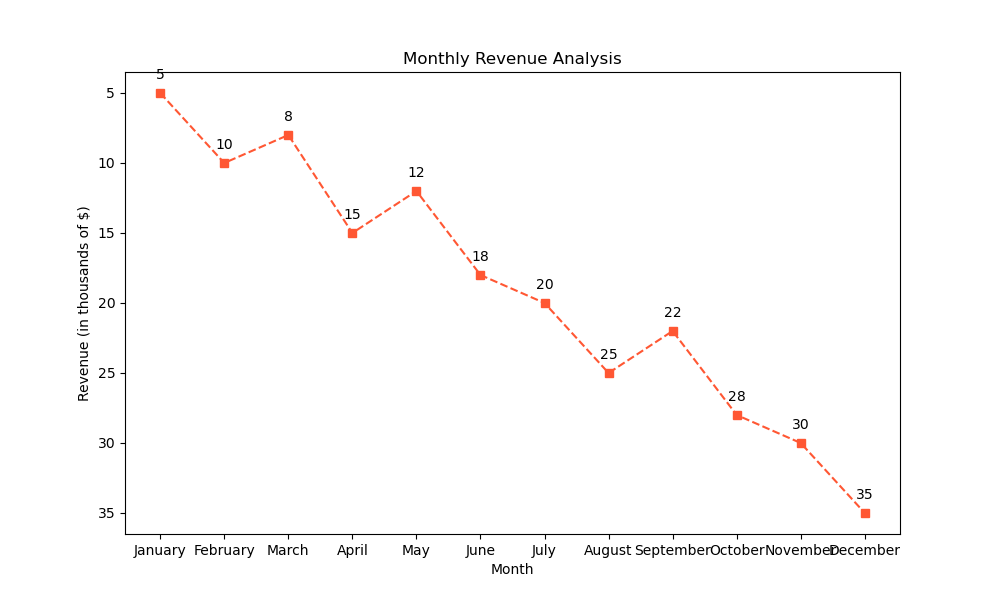

Source code (Python):

import matplotlib.pyplot as plt

# Data points
months = ['January', 'February', 'March', 'April', 'May', 'June', 'July', 'August', 'September', 'October', 'November', 'December']
revenue = [5, 10, 8, 15, 12, 18, 20, 25, 22, 28, 30, 35]

# Create a figure and an axes
fig, ax = plt.subplots(figsize=(10, 6))  # Change width and height of the chart

# Plotting the line chart
ax.plot(months, revenue, marker='s', linestyle='--', color='#ff5733')  # Change color scheme using specific color codes
ax.set(xlabel='Month', ylabel='Revenue (in thousands of $)', title='Monthly Revenue Analysis')  # Update topic, headline, and data type

# Annotation
for i, txt in enumerate(revenue):
    ax.annotate(txt, (months[i], revenue[i]), textcoords="offset points", xytext=(0,10), ha='center')  # Assign annotation/label in the chart

# Invert Y-axis
ax.invert_yaxis()

# Display the plot
plt.show()
